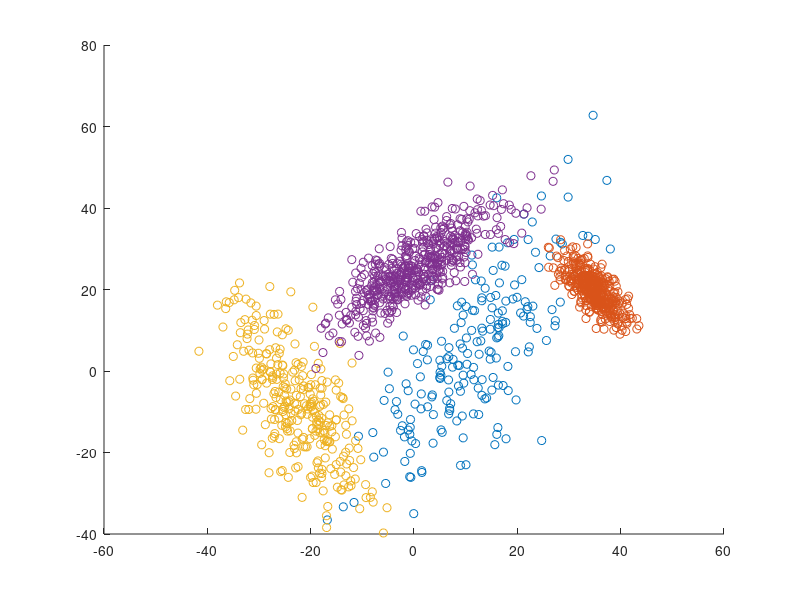

Recreate this plot in MATLAB.
% this script playes a role of dataset constructor. 
clear
clc

cov(1).matrix =[1,3;4,2]*[16,0 ;0, 9]*[1,3;4,2]';
cov(2).matrix =[1,-3;-4,2]*[1,0 ;0, 1]*[1,-3;-4,2]';
cov(3).matrix =[-1,3;4,-2]*[9,0 ;0, 4]*[-1,3;4,-2]';
cov(4).matrix =[1,3;4,2]*[2,0 ;0, 7]*[1,3;4,2]';

mean(1).mu = [12,4];
mean(2).mu = [35,20];
mean(3).mu = [-23,-7];
mean(4).mu = [0,25];

n(1) = 200;
n(2) = 400;
n(3) = 300;
n(4) = 500;

DD = []
for i=1:4
    D(i).set = mvnrnd(mean(i).mu,cov(i).matrix,n(i));
    DD = [DD;D(i).set]
end
size(DD)
fh(1) = figure(1);
clf(fh(1))
for i=1:4
    scatter(D(i).set(:,1),D(i).set(:,2))
    hold on
end